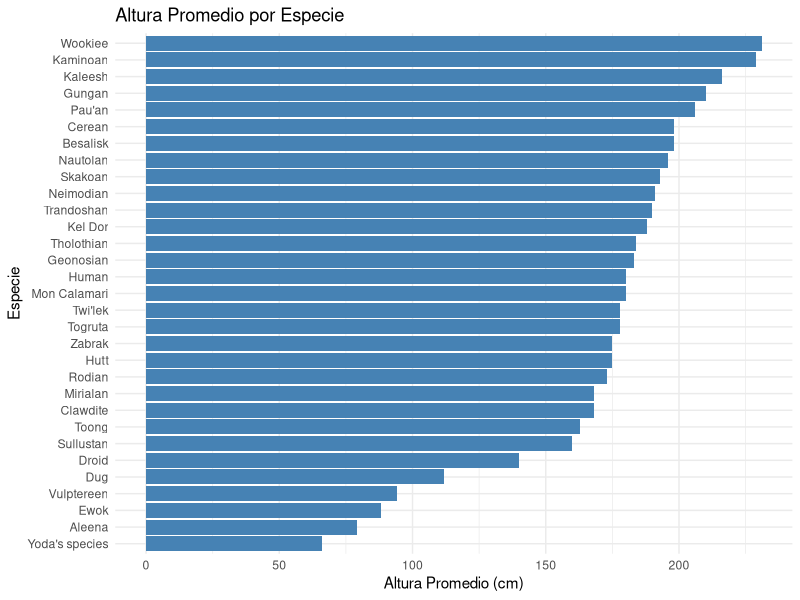
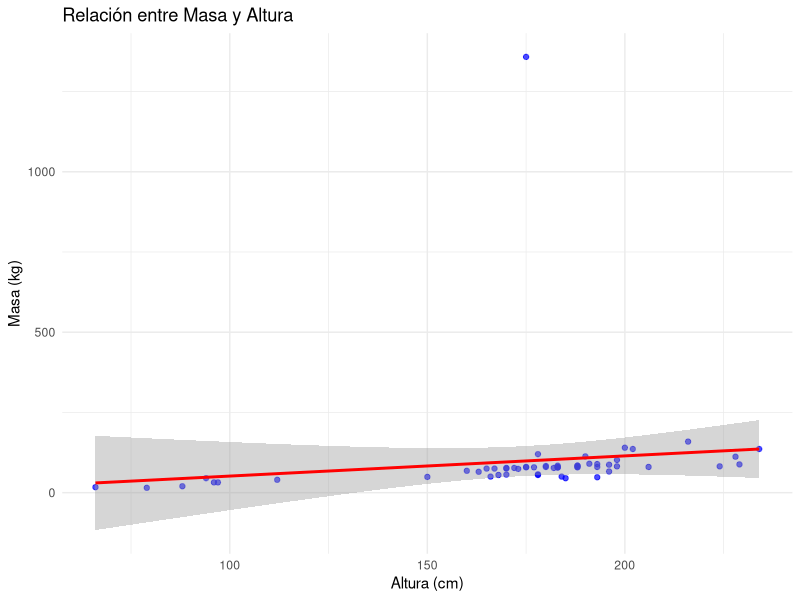
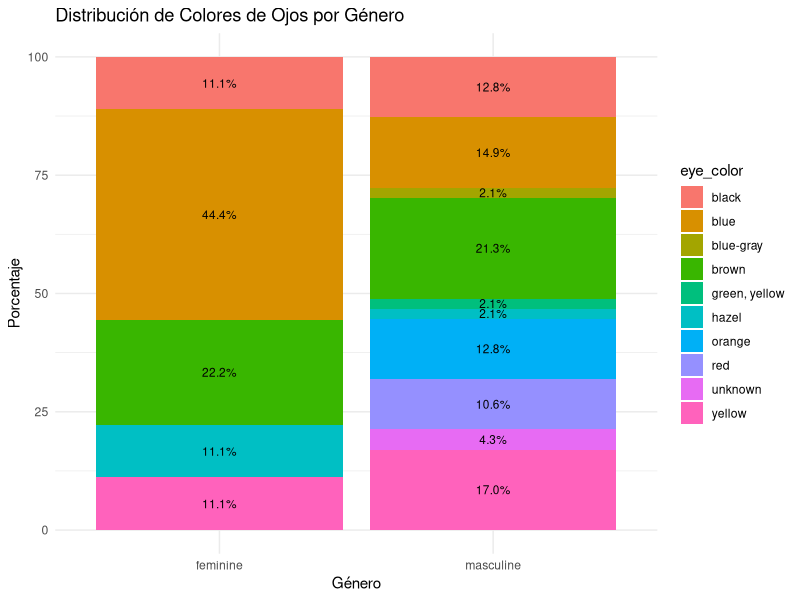

These charts were generated, in order, by the following R code:
## ---- chunk 1
# Cargar librerías necesarias
library(dplyr) #aqui esta el data set Starwars
library(ggplot2)
library(assertthat)
knitr::opts_chunk$set(echo = TRUE)
## ---- chunk 2
# Cargar el dataset `starwars`
data(starwars, package = "dplyr")

# Verificar si el dataset `starwars` está disponible
if (!exists("starwars")) {
  stop("El dataset `starwars` no está disponible. Asegúrate de cargar el paquete `dplyr` con `library(dplyr)`.")
}

# Visualizar las primeras filas del dataset
head(starwars)

##exists("starwars"): Comprueba si el objeto llamado starwars está disponible.
##if (!exists(...)): Si el dataset no existe, se activa la condición dentro del bloque if.
##stop(...): Lanza un error con un mensaje personalizado, indicando que el dataset no está disponible y sugiriendo cargar el paquete dplyr con library(dplyr).

# Visualizar las primeras filas
head(starwars)
## ---- chunk 3
# Filtrar y verificar datos
starwars_clean <- starwars %>%
  filter(!is.na(height), !is.na(mass), !is.na(species), !is.na(gender), !is.na(eye_color))
##filter(): Selecciona filas del dataset que cumplen ciertas condiciones.
##!is.na(column): Verifica que una columna no tenga valores faltantes (NA).
## ---- chunk 4
# Definir la función para calcular la altura promedio por especie
calculate_avg_height <- function(data) {
  if (!"species" %in% colnames(data) || !"height" %in% colnames(data)) {
    stop("El dataset no contiene las columnas necesarias: `species` y `height`.")
  }
  data %>%
    group_by(species) %>%
    summarise(avg_height = mean(height, na.rm = TRUE), .groups = "drop")
}
#####!"species" %in% colnames(data): Verifica si la columna species no está presente en el dataset.
###||: Operador "o". Comprueba si alguna de las condiciones (falta de species o height) es verdadera.
##stop(): Si falta alguna de las columnas, detiene la ejecución y muestra un mensaje de error.
## ---- chunk 5
avg_height_species <- calculate_avg_height(starwars_clean)
print(
  ggplot(avg_height_species, aes(x = reorder(species, avg_height), y = avg_height)) +
    geom_bar(stat = "identity", fill = "steelblue") +
    coord_flip() +
    labs(title = "Altura Promedio por Especie",
         x = "Especie", y = "Altura Promedio (cm)") +
    theme_minimal()
)
## ---- chunk 6
plot_mass_height_relationship <- function(data) {
  if (!"height" %in% colnames(data) || !"mass" %in% colnames(data)) {
    stop("El dataset no contiene las columnas necesarias: `height` y `mass`.")
  }
  ggplot(data, aes(x = height, y = mass)) +
    geom_point(color = "blue", alpha = 0.7) +
    geom_smooth(method = "lm", color = "red", se = TRUE) +
    labs(title = "Relación entre Masa y Altura",
         x = "Altura (cm)",
         y = "Masa (kg)") +
    theme_minimal()
}

## ---- chunk 7
plot <- plot_mass_height_relationship(starwars_clean)
print(plot)
## ---- chunk 8
# Calcular la correlación entre altura y masa
correlation <- cor(starwars_clean$height, starwars_clean$mass, use = "complete.obs")
print(paste("La correlación entre altura y masa es:", round(correlation, 2)))

## ---- chunk 9
eye_color_percentage <- starwars_clean %>% 
  group_by(gender, eye_color) %>%
  summarise(count = n(), .groups = "drop") %>%
  group_by(gender) %>%
  mutate(percentage = count / sum(count) * 100)

ggplot(eye_color_percentage, aes(x = gender, y = percentage, fill = eye_color)) +
  geom_bar(stat = "identity", position = "stack") +
  geom_text(aes(label = sprintf("%.1f%%", percentage)), 
            position = position_stack(vjust = 0.5), size = 3) +
  labs(title = "Distribución de Colores de Ojos por Género",
       x = "Género", y = "Porcentaje") +
  theme_minimal()
